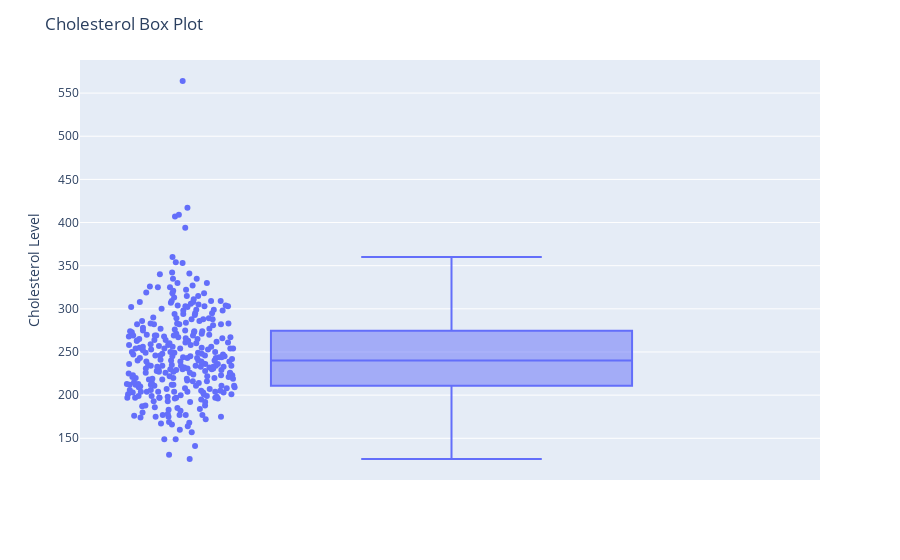

The notebook cell saved with this chart:
### Code cell
fig = px.box(df, y="chol", points="all")
fig.update_layout(title_text='Cholesterol Box Plot', yaxis_title='Cholesterol Level')
fig.show()

### Figure 1 — Plotly figure (JSON) as saved in the notebook; plotly's stock layout.template omitted (floating-point values rounded to 4 significant figures; data arrays with more than 128 entries replaced by an {"elided": "..."} marker saying what was removed)
{"data": [{"alignmentgroup": "True", "boxpoints": "all", "hovertemplate": "chol=%{y}<extra></extra>", "legendgroup": "", "marker": {"color": "#636efa"}, "name": "", "notched": false, "offsetgroup": "", "orientation": "v", "showlegend": false, "type": "box", "x0": " ", "xaxis": "x", "y": {"elided": "303 int values"}, "y0": " ", "yaxis": "y"}], "layout": {"boxmode": "group", "legend": {"tracegroupgap": 0}, "margin": {"t": 60}, "title": {"text": "Cholesterol Box Plot"}, "xaxis": {"anchor": "y", "domain": [0, 1]}, "yaxis": {"anchor": "x", "domain": [0, 1], "title": {"text": "Cholesterol Level"}}}}
